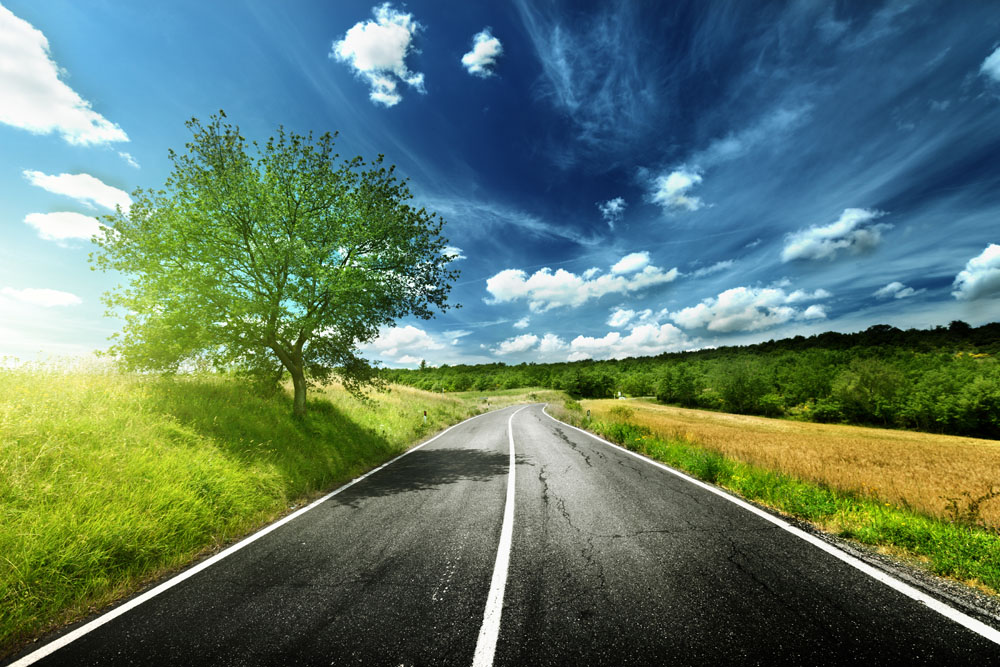
//> input picture 计算机视觉课程/第7章 提取直线、轮廓和区域/OpenCV 7.2/road.jpg, 1000 x 667 px
$ ./main   (built with g++ and OpenCV 4)
//> lines starting //> are read from the running program, lines starting //| are printed output that depends on the picture; after the words box and inside, x2 and y2 are one past the last pixel; in counts of white or black regions, pixels touching at a corner belong together
//
//  main.cpp
//  opencv7-2
//
//  Created by one on 2018/10/24.
//  Copyright © 2018 one. All rights reserved.
//

#include <opencv2/highgui/highgui.hpp>
#include <opencv2/imgproc/imgproc.hpp>
#include <iostream>

int main()
{
    // 读取图像
    cv::Mat image = cv::imread("road.jpg");
//> image is the input picture: 667 rows x 1000 cols, CV_8UC3; mean B, G, R 105.2, 120.6, 93.8
    if (image.empty()) {
        std::cout << "图像读取失败!" << std::endl;
        exit(EXIT_FAILURE);
    }
    cv::imshow("Original", image);

    // 转灰度图
    cv::Mat gray;
    cv::cvtColor(image, gray, CV_BGR2GRAY);
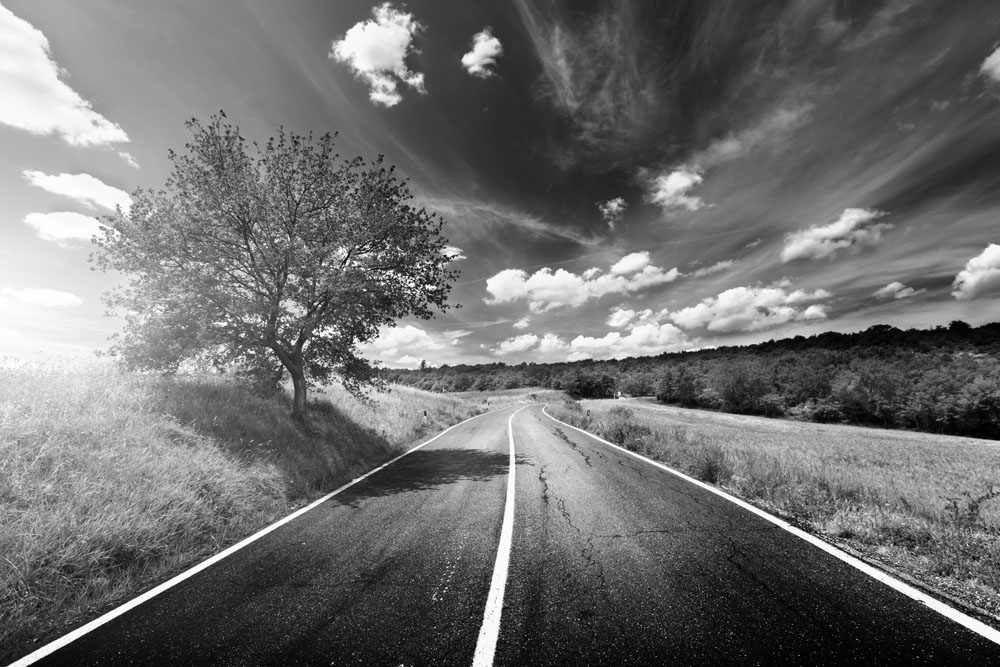
//> gray: 667 rows x 1000 cols, CV_8UC1; min 0, max 255, mean 110.8
    cv::imshow("Grey", gray);

    // 应用Canny算法
    double low = 350;        // 低阈值
    double high = 1250;        // 高阈值

    cv::Mat contours;
    cv::Canny(gray,// 灰度图像
              contours,    // 输出轮廓图
              low,        // 低阈值
              high);        // 高阈值
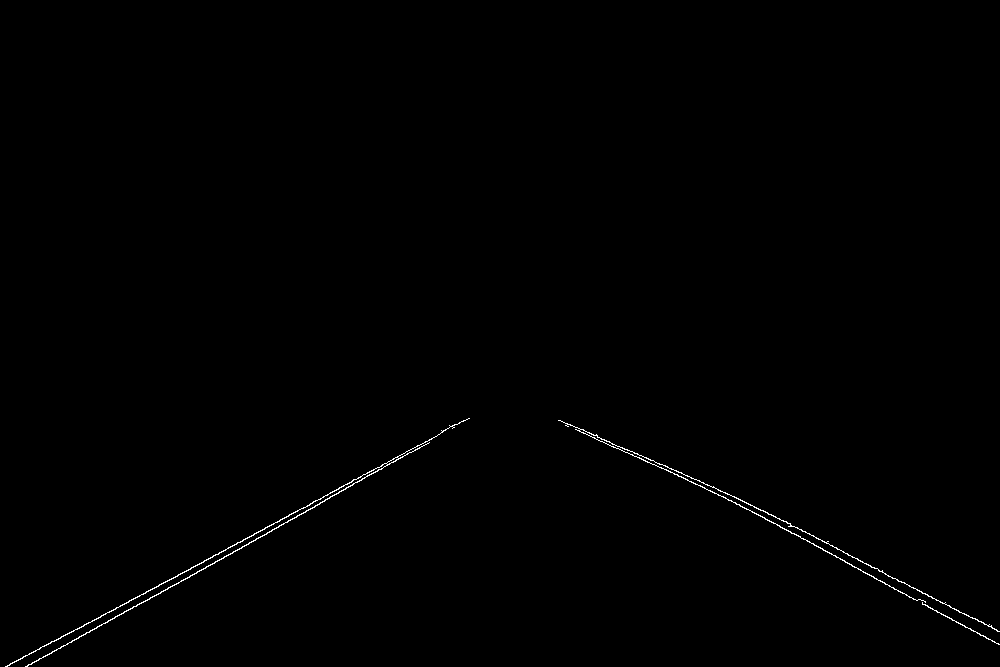
//> contours: 667 rows x 1000 cols, CV_8UC1; 0.37% white in thin lines or dots, all inside (x1, y1, x2, y2) = (5, 418, 1000, 667)
    cv::imshow("CannyOutlines", contours);

    cv::waitKey();
}
